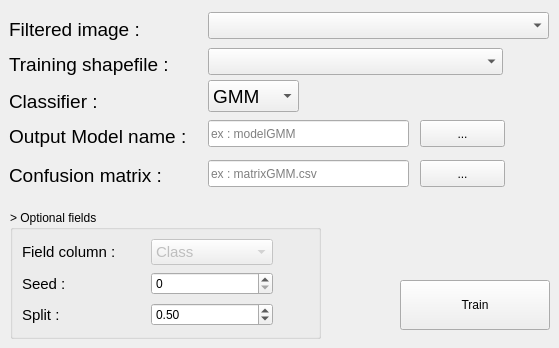
   <widget class="QWidget" name="tab_2">
    <attribute name="title">
     <string>Training (Step 2)</string>
    </attribute>
    <widget class="QLabel" name="tiffImageLabel_4">
     <property name="geometry">
      <rect>
       <x>9</x>
       <y>18</y>
       <width>132</width>
       <height>22</height>
      </rect>
     </property>
     <property name="font">
      <font>
       <pointsize>14</pointsize>
      </font>
     </property>
     <property name="text">
      <string>Filtered image :</string>
     </property>
    </widget>
    <widget class="QgsMapLayerComboBox" name="inFiltered">
     <property name="geometry">
      <rect>
       <x>208</x>
       <y>12</y>
       <width>341</width>
       <height>27</height>
      </rect>
     </property>
     <property name="filters">
      <set>QgsMapLayerProxyModel::PluginLayer|QgsMapLayerProxyModel::RasterLayer</set>
     </property>
    </widget>
    <widget class="QLabel" name="tiffImageLabel_5">
     <property name="geometry">
      <rect>
       <x>9</x>
       <y>53</y>
       <width>161</width>
       <height>22</height>
      </rect>
     </property>
     <property name="font">
      <font>
       <pointsize>14</pointsize>
      </font>
     </property>
     <property name="text">
      <string>Training shapefile :</string>
     </property>
    </widget>
    <widget class="QgsMapLayerComboBox" name="inTraining">
     <property name="geometry">
      <rect>
       <x>208</x>
       <y>48</y>
       <width>295</width>
       <height>27</height>
      </rect>
     </property>
     <property name="filters">
      <set>QgsMapLayerProxyModel::HasGeometry|QgsMapLayerProxyModel::LineLayer|QgsMapLayerProxyModel::NoGeometry|QgsMapLayerProxyModel::PluginLayer|QgsMapLayerProxyModel::PointLayer|QgsMapLayerProxyModel::PolygonLayer|QgsMapLayerProxyModel::VectorLayer</set>
     </property>
    </widget>
    <widget class="QLabel" name="tiffImageLabel_10">
     <property name="geometry">
      <rect>
       <x>9</x>
       <y>90</y>
       <width>87</width>
       <height>22</height>
      </rect>
     </property>
     <property name="font">
      <font>
       <pointsize>14</pointsize>
      </font>
     </property>
     <property name="text">
      <string>Classifier :</string>
     </property>
    </widget>
    <widget class="QComboBox" name="inClassifier">
     <property name="geometry">
      <rect>
       <x>208</x>
       <y>80</y>
       <width>91</width>
       <height>32</height>
      </rect>
     </property>
     <property name="font">
      <font>
       <pointsize>14</pointsize>
      </font>
     </property>
     <item>
      <property name="text">
       <string>GMM</string>
      </property>
     </item>
     <item>
      <property name="text">
       <string>KNN</string>
      </property>
     </item>
     <item>
      <property name="text">
       <string>RF</string>
      </property>
     </item>
     <item>
      <property name="text">
       <string>SVM</string>
      </property>
     </item>
    </widget>
    <widget class="QLabel" name="tiffImageLabel_9">
     <property name="geometry">
      <rect>
       <x>9</x>
       <y>125</y>
       <width>185</width>
       <height>22</height>
      </rect>
     </property>
     <property name="font">
      <font>
       <pointsize>14</pointsize>
      </font>
     </property>
     <property name="text">
      <string>Output Model name : </string>
     </property>
    </widget>
    <widget class="QLineEdit" name="outModel">
     <property name="geometry">
      <rect>
       <x>208</x>
       <y>120</y>
       <width>201</width>
       <height>27</height>
      </rect>
     </property>
     <property name="text">
      <string/>
     </property>
     <property name="placeholderText">
      <string>ex : modelGMM</string>
     </property>
    </widget>
    <widget class="QPushButton" name="selectModel">
     <property name="geometry">
      <rect>
       <x>420</x>
       <y>120</y>
       <width>85</width>
       <height>27</height>
      </rect>
     </property>
     <property name="text">
      <string>...</string>
     </property>
    </widget>
    <widget class="QLabel" name="tiffImageLabel_17">
     <property name="geometry">
      <rect>
       <x>9</x>
       <y>164</y>
       <width>154</width>
       <height>22</height>
      </rect>
     </property>
     <property name="font">
      <font>
       <pointsize>14</pointsize>
      </font>
     </property>
     <property name="text">
      <string>Confusion matrix :</string>
     </property>
    </widget>
    <widget class="QLineEdit" name="outMatrix">
     <property name="geometry">
      <rect>
       <x>208</x>
       <y>160</y>
       <width>201</width>
       <height>27</height>
      </rect>
     </property>
     <property name="placeholderText">
      <string>ex : matrixGMM.csv</string>
     </property>
    </widget>
    <widget class="QPushButton" name="selectMatrix">
     <property name="geometry">
      <rect>
       <x>420</x>
       <y>160</y>
       <width>85</width>
       <height>27</height>
      </rect>
     </property>
     <property name="text">
      <string>...</string>
     </property>
    </widget>
    <widget class="QGroupBox" name="groupBox">
     <property name="geometry">
      <rect>
       <x>10</x>
       <y>210</y>
       <width>311</width>
       <height>129</height>
      </rect>
     </property>
     <property name="title">
      <string>&gt; Optional fields</string>
     </property>
     <layout class="QGridLayout" name="gridLayout_4">
      <item row="0" column="0">
       <widget class="QLabel" name="tiffImageLabel_7">
        <property name="font">
         <font>
          <pointsize>11</pointsize>
         </font>
        </property>
        <property name="text">
         <string>Field column : </string>
        </property>
       </widget>
      </item>
      <item row="2" column="0">
       <widget class="QLabel" name="tiffImageLabel_8">
        <property name="font">
         <font>
          <pointsize>11</pointsize>
         </font>
        </property>
        <property name="text">
         <string>Split : </string>
        </property>
       </widget>
      </item>
      <item row="2" column="1">
       <widget class="QDoubleSpinBox" name="inSplit">
        <property name="maximum">
         <double>1.000000000000000</double>
        </property>
        <property name="singleStep">
         <double>0.010000000000000</double>
        </property>
        <property name="value">
         <double>0.500000000000000</double>
        </property>
       </widget>
      </item>
      <item row="1" column="1">
       <widget class="QDoubleSpinBox" name="inSeed">
        <property name="decimals">
         <number>0</number>
        </property>
        <property name="maximum">
         <double>1.000000000000000</double>
        </property>
        <property name="singleStep">
         <double>0.010000000000000</double>
        </property>
        <property name="value">
         <double>0.000000000000000</double>
        </property>
       </widget>
      </item>
      <item row="0" column="1">
       <widget class="QComboBox" name="inField">
        <property name="enabled">
         <bool>false</bool>
        </property>
        <property name="font">
         <font>
          <pointsize>11</pointsize>
         </font>
        </property>
        <item>
         <property name="text">
          <string>Class</string>
         </property>
        </item>
       </widget>
      </item>
      <item row="1" column="0">
       <widget class="QLabel" name="tiffImageLabel_6">
        <property name="font">
         <font>
          <pointsize>11</pointsize>
         </font>
        </property>
        <property name="text">
         <string>Seed : </string>
        </property>
       </widget>
      </item>
      <item row="0" column="2">
       <widget class="QLabel" name="label_9">
        <property name="minimumSize">
         <size>
          <width>0</width>
          <height>30</height>
         </size>
        </property>
        <property name="maximumSize">
         <size>
          <width>30</width>
          <height>30</height>
         </size>
        </property>
        <property name="toolTip">
         <string>&lt;html&gt;&lt;head/&gt;&lt;body&gt;&lt;p&gt;By default you must have a column nammed 'Class' where you put the id of your segmentation (1 for Forest, 2 for Water... You must leave 0 for the script).&lt;/p&gt;&lt;p&gt;We're currently working on this feature.&lt;/p&gt;&lt;/body&gt;&lt;/html&gt;</string>
        </property>
        <property name="text">
         <string/>
        </property>
        <property name="pixmap">
         <pixmap resource="resources.qrc">:/plugins/HistoricalMap/img/help/information.png</pixmap>
        </property>
        <property name="scaledContents">
         <bool>true</bool>
        </property>
       </widget>
      </item>
      <item row="1" column="2">
       <widget class="QLabel" name="label_10">
        <property name="minimumSize">
         <size>
          <width>0</width>
          <height>30</height>
         </size>
        </property>
        <property name="maximumSize">
         <size>
          <width>30</width>
          <height>30</height>
         </size>
        </property>
        <property name="toolTip">
         <string>Default is 0. You can set the seed (or leave it to 0) to compare and have the same result.</string>
        </property>
        <property name="text">
         <string/>
        </property>
        <property name="pixmap">
         <pixmap resource="resources.qrc">:/plugins/HistoricalMap/img/help/information.png</pixmap>
        </property>
        <property name="scaledContents">
         <bool>true</bool>
        </property>
       </widget>
      </item>
      <item row="2" column="2">
       <widget class="QLabel" name="label_11">
        <property name="minimumSize">
         <size>
          <width>0</width>
          <height>30</height>
         </size>
        </property>
        <property name="maximumSize">
         <size>
          <width>30</width>
          <height>30</height>
         </size>
        </property>
        <property name="toolTip">
         <string>Number (percent) of parcel that will be use for training.
For example 0,5 means that we use 50% of your parcel for making the model.</string>
        </property>
        <property name="text">
         <string/>
        </property>
        <property name="pixmap">
         <pixmap resource="resources.qrc">:/plugins/HistoricalMap/img/help/information.png</pixmap>
        </property>
        <property name="scaledContents">
         <bool>true</bool>
        </property>
       </widget>
      </item>
     </layout>
    </widget>
    <widget class="QPushButton" name="btnTrain">
     <property name="geometry">
      <rect>
       <x>400</x>
       <y>280</y>
       <width>150</width>
       <height>50</height>
      </rect>
     </property>
     <property name="sizePolicy">
      <sizepolicy hsizetype="Fixed" vsizetype="Fixed">
       <horstretch>0</horstretch>
       <verstretch>0</verstretch>
      </sizepolicy>
     </property>
     <property name="minimumSize">
      <size>
       <width>150</width>
       <height>50</height>
      </size>
     </property>
     <property name="baseSize">
      <size>
       <width>0</width>
       <height>0</height>
      </size>
     </property>
     <property name="autoFillBackground">
      <bool>false</bool>
     </property>
     <property name="text">
      <string>Train</string>
     </property>
     <property name="default">
      <bool>false</bool>
     </property>
     <property name="flat">
      <bool>false</bool>
     </property>
    </widget>
    <widget class="QLabel" name="label_5">
     <property name="geometry">
      <rect>
       <x>310</x>
       <y>81</y>
       <width>30</width>
       <height>30</height>
      </rect>
     </property>
     <property name="minimumSize">
      <size>
       <width>0</width>
       <height>30</height>
      </size>
     </property>
     <property name="maximumSize">
      <size>
       <width>30</width>
       <height>30</height>
      </size>
     </property>
     <property name="toolTip">
      <string>GMM : Gaussian Mixture Model
KNN : K-Nearest Neighbors
RF : Random Forest
SVM : Support Vector Machine</string>
     </property>
     <property name="text">
      <string/>
     </property>
     <property name="pixmap">
      <pixmap resource="resources.qrc">:/plugins/HistoricalMap/img/help/information.png</pixmap>
     </property>
     <property name="scaledContents">
      <bool>true</bool>
     </property>
    </widget>
    <widget class="QLabel" name="label_6">
     <property name="geometry">
      <rect>
       <x>510</x>
       <y>116</y>
       <width>30</width>
       <height>30</height>
      </rect>
     </property>
     <property name="minimumSize">
      <size>
       <width>0</width>
       <height>30</height>
      </size>
     </property>
     <property name="maximumSize">
      <size>
       <width>30</width>
       <height>30</height>
      </size>
     </property>
     <property name="toolTip">
      <string>&lt;html&gt;&lt;head/&gt;&lt;body&gt;&lt;p&gt;This will output the training model you will need for the step 3.&lt;/p&gt;&lt;p&gt;No extension.&lt;/p&gt;&lt;/body&gt;&lt;/html&gt;</string>
     </property>
     <property name="text">
      <string/>
     </property>
     <property name="pixmap">
      <pixmap resource="resources.qrc">:/plugins/HistoricalMap/img/help/information.png</pixmap>
     </property>
     <property name="scaledContents">
      <bool>true</bool>
     </property>
    </widget>
    <widget class="QLabel" name="label_7">
     <property name="geometry">
      <rect>
       <x>510</x>
       <y>156</y>
       <width>30</width>
       <height>30</height>
      </rect>
     </property>
     <property name="minimumSize">
      <size>
       <width>0</width>
       <height>30</height>
      </size>
     </property>
     <property name="maximumSize">
      <size>
       <width>30</width>
       <height>30</height>
      </size>
     </property>
     <property name="toolTip">
      <string>It will output a confusion matrix in a CSV format.</string>
     </property>
     <property name="text">
      <string/>
     </property>
     <property name="pixmap">
      <pixmap resource="resources.qrc">:/plugins/HistoricalMap/img/help/information.png</pixmap>
     </property>
     <property name="scaledContents">
      <bool>true</bool>
     </property>
    </widget>
    <widget class="QLabel" name="label_8">
     <property name="geometry">
      <rect>
       <x>510</x>
       <y>46</y>
       <width>30</width>
       <height>30</height>
      </rect>
     </property>
     <property name="minimumSize">
      <size>
       <width>0</width>
       <height>30</height>
      </size>
     </property>
     <property name="maximumSize">
      <size>
       <width>30</width>
       <height>30</height>
      </size>
     </property>
     <property name="toolTip">
      <string>&lt;html&gt;&lt;head/&gt;&lt;body&gt;&lt;p&gt;You need a SHP file with a column named 'Class'.&lt;/p&gt;&lt;p&gt;In this column you have to make some polygons.&lt;/p&gt;&lt;p&gt;For example 1 is for Forest, 2 for Water.&lt;/p&gt;&lt;p&gt;Leave 0 for the script.&lt;/p&gt;&lt;/body&gt;&lt;/html&gt;</string>
     </property>
     <property name="text">
      <string/>
     </property>
     <property name="pixmap">
      <pixmap resource="resources.qrc">:/plugins/HistoricalMap/img/help/information.png</pixmap>
     </property>
     <property name="scaledContents">
      <bool>true</bool>
     </property>
    </widget>
   </widget>
